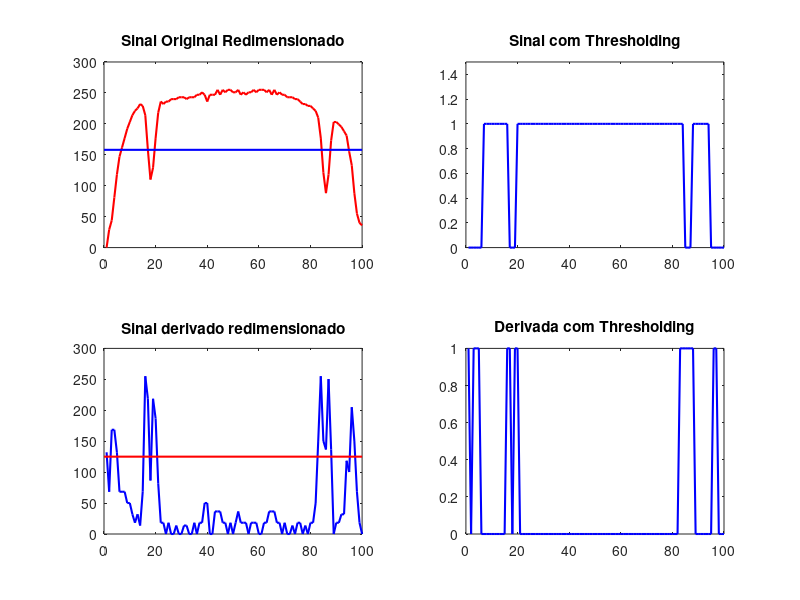

Write the MATLAB code that produced this figure.
%Dados com bordas brancas
%entrada = [0,39,45,58,71,78,91,98,111,117,130,137,143,150,163,163,163,163,163,163,163,163,170,163,170,163,163,163,170,163,163,163,163,163,170,163,163,163,163,156,150,150,130,124,137,150,156,156,163,156,150,150,163,156,163,163,170,163,176,170,170,170,176,176,176,170,176,163,156,156,156,150,156,150,150,156,150,143,150,143,143,143,137,130,137,130,137,137,137,130,137,137,137,130,137,137,176,228,255,235];
%entrada = [0,31,40,49,58,67,71,76,85,93,98,102,102,111,111,111,111,111,111,111,111,116,116,116,116,116,111,116,111,116,111,111,111,116,111,111,111,111,111,102,102,93,85,93,102,111,111,111,107,102,107,111,107,111,111,116,116,120,116,116,116,120,120,125,116,120,111,111,107,111,107,107,107,107,107,102,102,107,102,102,102,98,93,98,107,147,205,250,255,255,255,250,246,241,223,214,196,187,165,134];
%entrada = [0,24,32,40,48,56,60,64,72,76,80,89,89,97,97,101,97,97,97,97,97,101,97,101,101,97,97,101,101,101,97,97,97,101,97,101,97,101,97,89,89,80,72,80,89,97,97,97,93,93,93,101,97,101,97,101,101,105,105,105,105,109,109,113,105,113,105,129,186,246,254,250,254,250,250,250,250,254,250,250,246,242,246,250,246,242,242,234,202,161,121,137,194,214,202,198,182,170,153,137];
%entrada = [0,22,22,29,36,44,51,55,62,66,73,77,81,85,88,88,92,88,92,92,92,92,96,92,96,92,92,92,92,92,92,92,92,92,92,88,92,92,92,88,85,85,77,70,81,88,96,96,103,133,199,247,255,243,255,251,251,251,255,251,255,255,255,251,255,251,255,251,255,251,251,247,247,247,243,229,177,99,73,129,203,232,229,232,236,232,229,229,225,221,221,218,214,210,206,192,188,173,162,147];
%entrada = [0,25,32,40,47,51,54,61,69,72,76,80,83,87,87,91,87,91,91,91,91,94,91,94,94,94,94,94,94,94,94,98,98,134,182,229,236,244,240,233,240,244,247,251,240,247,244,251,247,251,251,255,244,251,247,251,247,251,244,244,236,171,91,58,98,182,229,240,236,240,240,240,240,236,233,233,233,233,229,225,225,222,222,222,218,214,214,214,211,211,207,204,196,193,174,171,153,142,127,116];
%entrada = [0,22,22,30,37,45,52,56,60,67,75,78,82,86,90,93,97,97,123,172,202,225,232,228,232,236,236,232,236,240,243,240,236,243,247,243,251,247,251,243,228,183,105,52,86,161,232,247,251,251,251,251,255,247,251,251,251,247,251,247,251,251,247,247,247,243,247,243,247,243,243,240,240,240,240,240,236,236,240,236,232,232,225,225,225,217,213,213,210,206,202,198,191,187,183,165,157,142,131,116];
%entrada = [0,22,22,29,36,44,51,55,66,92,140,181,206,218,229,229,229,229,232,236,225,232,236,232,232,229,199,129,77,96,170,218,236,243,243,240,247,243,247,243,232,243,247,247,251,243,251,247,251,247,251,251,255,243,251,251,251,247,251,247,251,251,251,247,251,243,251,243,247,243,243,240,240,240,236,236,236,236,232,232,229,229,221,221,225,218,214,210,210,206,203,195,173,140,103,92,129,140,133,118];
    %Centro
entrada = [0,29,44,81,118,147,162,177,192,203,214,221,225,232,229,214,158,110,129,177,218,236,232,236,236,240,240,240,243,243,243,240,243,243,243,247,247,251,247,236,247,247,247,255,247,255,251,255,255,251,251,255,247,251,247,251,251,255,251,255,255,255,251,255,247,255,247,251,247,247,243,243,243,240,240,236,232,232,229,229,225,221,210,177,121,88,118,173,203,203,199,195,188,181,155,133,88,55,40,36];
%entrada = [0,57,61,57,54,85,123,146,166,181,197,204,212,220,224,224,227,224,227,231,220,224,231,227,227,227,227,227,231,227,235,235,235,239,243,239,247,243,247,243,231,243,243,243,247,239,251,247,255,251,251,251,251,243,247,247,247,243,235,162,73,30,73,162,231,231,239,231,239,239,239,235,231,231,227,227,224,212,173,112,73,61,54,50,54,50,50,46,46,46,46,42,42,38,38,30,27,19,15,7];
%entrada = [0,63,63,83,103,123,143,159,175,191,203,211,219,223,231,231,235,235,235,239,231,235,243,235,239,239,239,239,243,243,247,243,239,247,231,155,83,39,103,183,227,247,247,251,255,247,255,251,255,251,251,251,255,243,247,227,171,103,87,83,83,79,83,79,83,75,79,71,71,63,67,63,63,63,59,59,55,55,55,51,51,51,47,43,43,43,43,39,39,35,39,35,35,31,31,23,19,15,7,0];
%entrada = [0,68,72,89,110,127,148,165,182,195,212,221,233,238,242,238,246,242,242,246,233,208,140,85,119,187,233,242,246,246,250,246,246,250,255,250,255,250,246,191,119,80,63,55,63,72,76,76,76,72,68,68,76,72,76,72,76,76,80,80,80,76,80,80,80,72,76,68,68,63,68,59,63,59,59,59,55,55,55,51,51,46,42,38,42,38,38,38,38,34,34,29,29,25,25,17,17,8,4,0];
%entrada = [0,74,97,115,106,92,125,171,204,227,236,245,250,255,222,166,120,97,92,88,92,92,88,92,88,83,83,88,83,88,83,88,83,88,83,88,83,88,83,74,74,64,55,64,74,78,83,83,78,74,74,83,83,83,83,88,83,92,88,88,88,92,92,92,83,88,78,78,74,74,69,74,69,69,69,64,60,64,60,60,55,51,46,51,46,46,46,46,41,41,37,37,32,32,23,23,13,9,4,0];

%Dados sem bords brancas
%entrada = [0,39,51,68,73,85,90,102,107,119,124,130,136,141,141,147,141,147,147,141,147,153,147,153,147,147,147,153,147,147,147,147,147,147,141,147,141,153,141,136,136,119,113,124,136,141,141,147,141,136,136,147,141,147,147,153,147,158,153,158,153,158,158,164,153,158,147,141,141,147,141,141,141,141,136,136,136,136,136,136,130,124,124,124,124,124,124,124,124,124,124,119,113,124,147,215,255,249,221,204];
%entrada = [0,27,27,31,43,47,55,59,67,71,79,83,87,91,95,95,99,95,95,99,95,99,103,99,99,99,99,95,99,99,99,99,99,95,99,95,99,95,99,95,91,91,79,75,83,91,95,95,95,91,91,91,99,95,99,99,103,103,107,103,103,103,107,107,111,103,107,99,99,95,99,95,95,95,87,67,55,95,179,239,251,251,247,251,255,251,247,247,247,247,243,243,235,227,223,207,203,187,175,159];
%entrada = [0,21,21,28,35,42,49,53,60,63,70,74,77,81,85,85,88,88,88,88,88,88,92,88,92,88,88,88,92,88,88,88,88,88,92,88,92,88,92,88,81,81,74,70,77,85,88,88,81,60,42,56,138,212,244,244,247,247,251,247,251,251,251,251,255,247,255,247,251,247,251,247,247,244,244,240,237,237,237,233,237,237,233,233,233,230,230,230,226,223,223,219,216,208,208,194,191,173,159,141];
%entrada = [0,27,34,40,47,51,54,61,64,71,74,81,81,88,88,88,88,88,88,88,91,95,91,95,91,91,91,88,68,51,57,129,197,231,234,241,238,241,238,231,241,244,244,248,241,248,248,251,251,251,251,255,244,251,248,248,244,248,244,248,248,248,248,248,241,248,241,244,244,244,241,241,241,238,238,234,234,234,231,231,231,227,227,231,227,224,224,217,214,210,207,197,173,136,78,47,51,54,47,44];
    %centro
%entrada = [0,24,31,38,45,52,55,59,62,73,76,80,83,87,90,90,76,59,69,125,181,220,223,227,227,230,230,234,234,241,237,237,241,244,241,248,244,248,244,234,244,244,244,248,244,251,248,255,251,251,248,251,244,251,248,251,251,251,248,251,248,248,248,248,244,248,241,244,241,244,241,241,241,241,237,237,237,237,227,227,223,216,213,185,125,62,45,59,69,76,73,73,69,69,59,59,52,48,41,34];
%entrada = [0,24,24,31,37,41,41,44,89,144,182,199,213,217,223,223,227,227,230,234,223,230,234,230,234,234,234,234,237,237,241,237,237,241,244,244,248,248,248,248,234,244,248,248,251,244,251,251,255,251,251,251,255,248,251,251,255,251,251,244,248,244,241,237,237,230,223,148,68,34,48,65,82,82,79,79,79,75,79,75,75,72,68,65,68,68,68,65,68,65,65,65,65,62,62,55,51,44,41,34];
%entrada = [0,76,102,116,134,153,167,182,193,207,214,222,229,236,233,236,236,236,244,233,240,244,236,240,240,244,240,244,244,247,247,244,251,251,247,255,251,251,247,236,244,244,244,244,236,218,138,65,40,54,76,91,87,91,91,94,91,94,94,94,91,94,94,98,91,94,87,87,83,87,83,83,83,83,80,80,80,80,80,80,76,72,69,72,72,69,72,72,69,72,69,69,69,65,58,58,51,47,36,32];
%entrada = [0,74,97,115,139,162,180,199,213,231,241,250,255,255,204,120,64,60,74,83,83,92,83,88,83,83,83,88,83,83,83,83,83,83,78,83,78,83,78,74,74,60,55,64,69,78,78,78,74,74,74,83,78,83,83,83,83,88,88,88,88,92,88,92,88,88,83,78,74,78,74,78,74,74,74,74,69,74,69,69,64,64,60,60,60,60,60,60,60,60,60,60,55,55,46,41,32,27,18,13];

%branco
%entrada = [0,63,63,87,103,127,143,151,167,175,187,199,207,215,219,215,215,215,215,223,211,219,223,219,223,223,227,227,227,231,231,231,231,239,239,235,243,239,243,239,231,243,243,243,247,243,251,247,251,251,251,251,255,243,251,251,255,251,251,247,255,251,251,251,251,247,251,247,251,251,251,247,247,247,247,247,247,243,247,243,247,247,243,243,247,243,239,239,239,239,239,239,235,231,227,211,203,187,171,151];
%entrada = [0,64,85,105,125,145,157,170,182,194,206,214,218,222,218,218,214,214,214,202,210,214,206,210,210,214,210,214,218,222,218,218,222,222,222,230,226,230,230,218,230,234,234,238,230,238,234,238,238,238,238,242,234,238,238,242,238,246,242,250,246,246,246,250,246,254,246,250,250,250,246,246,246,246,246,242,242,246,242,242,242,242,242,246,246,242,242,242,242,242,242,242,238,234,214,206,190,174,153,141];

subplot(2,2,1);
plot(entrada,'-r','LineWidth',1.5);
hold on
plot([0,100],[158,158],'-b','LineWidth',1.5);
title('Sinal Original Redimensionado');

%corte por limiar
saida1 = entrada > 158;
subplot(2,2,2);
plot(saida1,'-b','LineWidth',1.5);
axis([0 100 0 1.5])
title('Sinal com Thresholding');

%derivada
saida2 = zeros(1,100);
for i=1:99
    saida2(i) = abs(entrada(i+1)-entrada(i))
end
vmax = max(saida2)
vmin = min(saida2)
for i=1:100
    saida2(i) = ((saida2(i)-vmin)/(vmax-vmin))*255;
end
subplot(2,2,3);
plot(saida2,'-b','LineWidth',1.5);
hold on
plot([0,100],[125,125],'-r','LineWidth',1.5);
title('Sinal derivado redimensionado');

%derivada absoluta
saida2 = saida2 > 125;
subplot(2,2,4);
plot(saida2,'-b','LineWidth',1.5);
title('Derivada com Thresholding');

